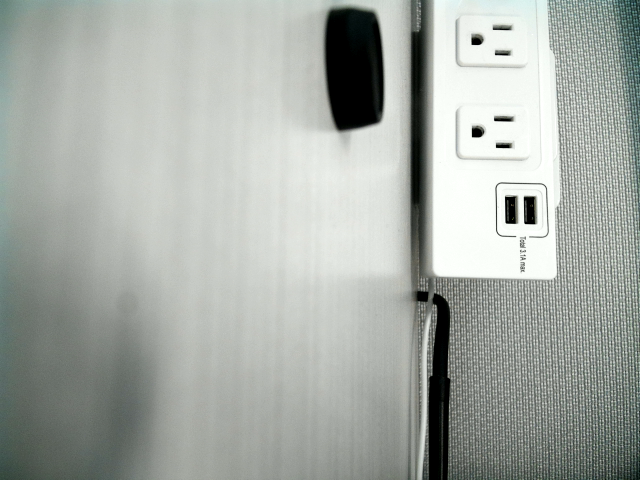
#> input picture SandboxUI/AIFun/image.bmp, 640 x 480 px, found by its file name
$ python tester.py
#> lines starting #> are read from the running program, lines starting #| are printed output that depends on the picture
import cv2
import numpy as np
from matplotlib import pyplot as plt

img_path = r'C:\Users\bmartin\source\repos\SandboxUI\SandboxUI\AIFun\image.bmp'

# Load the image
img = cv2.imread(img_path, 0)
#> img: shape (480, 640); min 0, max 255, mean 168.7

# Compute the 2D FFT of the image
f = np.fft.fft2(img)
fshift = np.fft.fftshift(f)
magnitude_spectrum = 20*np.log(np.abs(fshift))
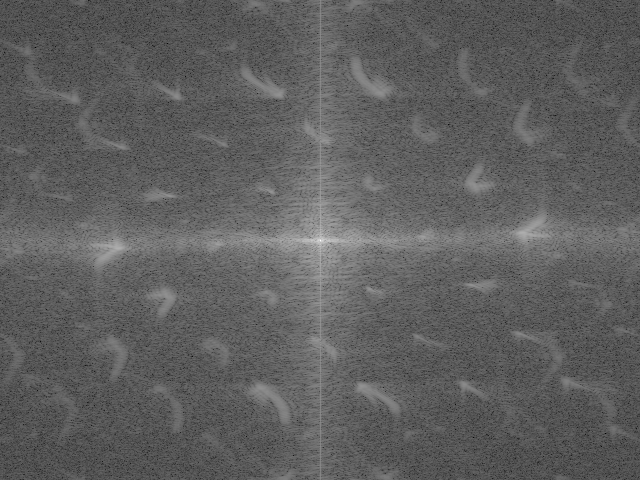
#> magnitude_spectrum: shape (480, 640) float64; min 37.62, max 355.3, mean 156.2; drawn with min black and max white

# Filter the magnitude spectrum
middle_x = magnitude_spectrum.shape[0] / 2
#> middle_x = 240
middle_y = magnitude_spectrum.shape[1] / 2
#> middle_y = 320
for i in range(magnitude_spectrum.shape[0]):
    for j in range(magnitude_spectrum.shape[1]):
        if (i > middle_x - 50 and i < middle_x + 50) or (j > middle_y - 50 and j < middle_y + 50):
            fshift[i, j] = 0

# Magnitude spectrum after filtering
magnitude_spectrum_filtered = 20*np.log(np.abs(fshift))
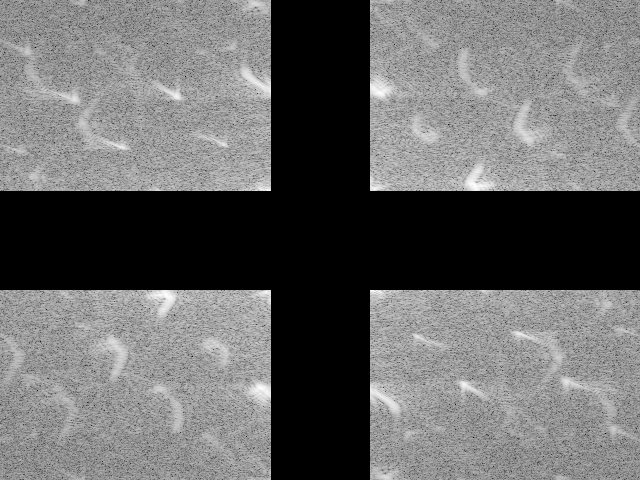
#> magnitude_spectrum_filtered: shape (480, 640) float64; 32.9% of the values are NaN or infinite; the others: min 37.62, max 218.2, mean 148.6; drawn with min black, max white, NaN and infinite black

# Reconstruct the image from the magnitude spectrum
f_ishift = np.fft.ifftshift(fshift)
img_back = np.fft.ifft2(f_ishift)
img_back = np.abs(img_back)
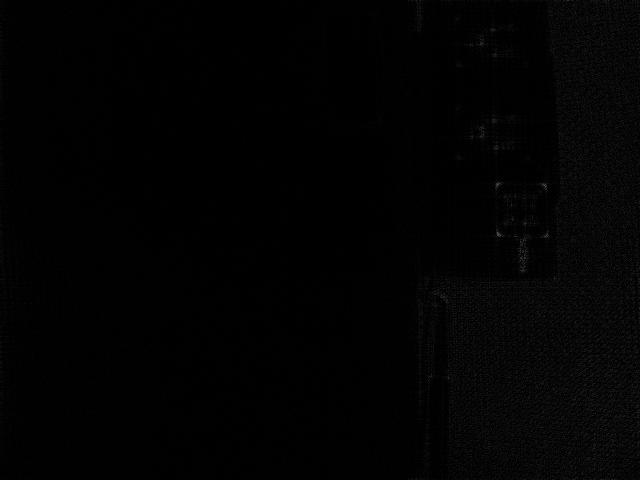
#> img_back: shape (480, 640) float64; min 1.09e-05, max 102.2, mean 2.8

# Convert the reconstructed image to CV_8UC1
img_blobs = np.uint8(img_back)
ret, img_blobs = cv2.threshold(img_blobs, 0, 255, cv2.THRESH_BINARY+cv2.THRESH_OTSU)
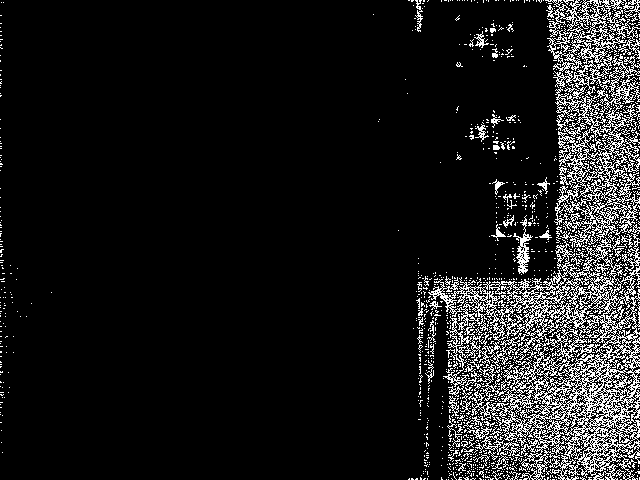
#> img_blobs: shape (480, 640); 10.2% white in thin lines or dots
#> ret = 7

# Display the original image, the magnitude spectrum,
# the filtered magnitude spectrum, the reconstructed image
# and the contours
plt.subplot(231), plt.imshow(img, cmap='gray')
plt.title('Input Image'), plt.xticks([]), plt.yticks([])
plt.subplot(232), plt.imshow(magnitude_spectrum, cmap='gray')
plt.title('Magnitude Spectrum'), plt.xticks([]), plt.yticks([])
plt.subplot(233), plt.imshow(magnitude_spectrum_filtered, cmap='gray')
plt.title('Filtered Magnitude Spectrum'), plt.xticks([]), plt.yticks([])
plt.subplot(234), plt.imshow(img_back, cmap='gray')
plt.title('Reconstructed Image'), plt.xticks([]), plt.yticks([])
plt.subplot(235), plt.imshow(img_blobs, cmap='gray')
plt.title('Contours'), plt.xticks([]), plt.yticks([])
plt.show()
